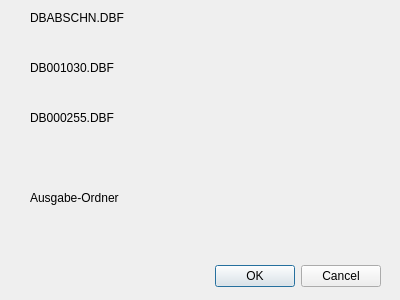
<?xml version="1.0" encoding="UTF-8"?>
<ui version="4.0">
 <class>QDViewerDialogBase</class>
 <widget class="QDialog" name="QDViewerDialogBase">
  <property name="geometry">
   <rect>
    <x>0</x>
    <y>0</y>
    <width>400</width>
    <height>300</height>
   </rect>
  </property>
  <property name="windowTitle">
   <string>QDViewer</string>
  </property>
  <widget class="QDialogButtonBox" name="button_box">
   <property name="geometry">
    <rect>
     <x>40</x>
     <y>260</y>
     <width>341</width>
     <height>32</height>
    </rect>
   </property>
   <property name="orientation">
    <enum>Qt::Horizontal</enum>
   </property>
   <property name="standardButtons">
    <set>QDialogButtonBox::Cancel|QDialogButtonBox::Ok</set>
   </property>
  </widget>
  <widget class="QgsFileWidget" name="fw_abschn">
   <property name="geometry">
    <rect>
     <x>20</x>
     <y>20</y>
     <width>281</width>
     <height>51</height>
    </rect>
   </property>
   <property name="filter">
    <string>*.dbf</string>
   </property>
  </widget>
  <widget class="QLabel" name="label">
   <property name="geometry">
    <rect>
     <x>30</x>
     <y>10</y>
     <width>141</width>
     <height>16</height>
    </rect>
   </property>
   <property name="text">
    <string>DBABSCHN.DBF</string>
   </property>
  </widget>
  <widget class="QLabel" name="label_2">
   <property name="geometry">
    <rect>
     <x>30</x>
     <y>190</y>
     <width>141</width>
     <height>16</height>
    </rect>
   </property>
   <property name="text">
    <string>Ausgabe-Ordner</string>
   </property>
  </widget>
  <widget class="QgsFileWidget" name="fw_speichern">
   <property name="geometry">
    <rect>
     <x>20</x>
     <y>200</y>
     <width>281</width>
     <height>51</height>
    </rect>
   </property>
  </widget>
  <widget class="QLabel" name="label_3">
   <property name="geometry">
    <rect>
     <x>30</x>
     <y>60</y>
     <width>141</width>
     <height>16</height>
    </rect>
   </property>
   <property name="text">
    <string>DB001030.DBF</string>
   </property>
  </widget>
  <widget class="QgsFileWidget" name="fw_1030">
   <property name="geometry">
    <rect>
     <x>20</x>
     <y>70</y>
     <width>281</width>
     <height>51</height>
    </rect>
   </property>
   <property name="filter">
    <string>*.dbf</string>
   </property>
  </widget>
  <widget class="QLabel" name="label_4">
   <property name="geometry">
    <rect>
     <x>30</x>
     <y>110</y>
     <width>141</width>
     <height>16</height>
    </rect>
   </property>
   <property name="text">
    <string>DB000255.DBF</string>
   </property>
  </widget>
  <widget class="QgsFileWidget" name="fw_255">
   <property name="geometry">
    <rect>
     <x>20</x>
     <y>120</y>
     <width>281</width>
     <height>51</height>
    </rect>
   </property>
   <property name="filter">
    <string>*.dbf</string>
   </property>
  </widget>
  <zorder>button_box</zorder>
  <zorder>fw_abschn</zorder>
  <zorder>label</zorder>
  <zorder>fw_speichern</zorder>
  <zorder>label_2</zorder>
  <zorder>fw_1030</zorder>
  <zorder>label_3</zorder>
  <zorder>fw_255</zorder>
  <zorder>label_4</zorder>
 </widget>
 <customwidgets>
  <customwidget>
   <class>QgsFileWidget</class>
   <extends>QWidget</extends>
   <header>qgis.gui</header>
  </customwidget>
 </customwidgets>
 <resources/>
 <connections>
  <connection>
   <sender>button_box</sender>
   <signal>accepted()</signal>
   <receiver>QDViewerDialogBase</receiver>
   <slot>accept()</slot>
   <hints>
    <hint type="sourcelabel">
     <x>20</x>
     <y>20</y>
    </hint>
    <hint type="destinationlabel">
     <x>20</x>
     <y>20</y>
    </hint>
   </hints>
  </connection>
  <connection>
   <sender>button_box</sender>
   <signal>rejected()</signal>
   <receiver>QDViewerDialogBase</receiver>
   <slot>reject()</slot>
   <hints>
    <hint type="sourcelabel">
     <x>20</x>
     <y>20</y>
    </hint>
    <hint type="destinationlabel">
     <x>20</x>
     <y>20</y>
    </hint>
   </hints>
  </connection>
 </connections>
</ui>
